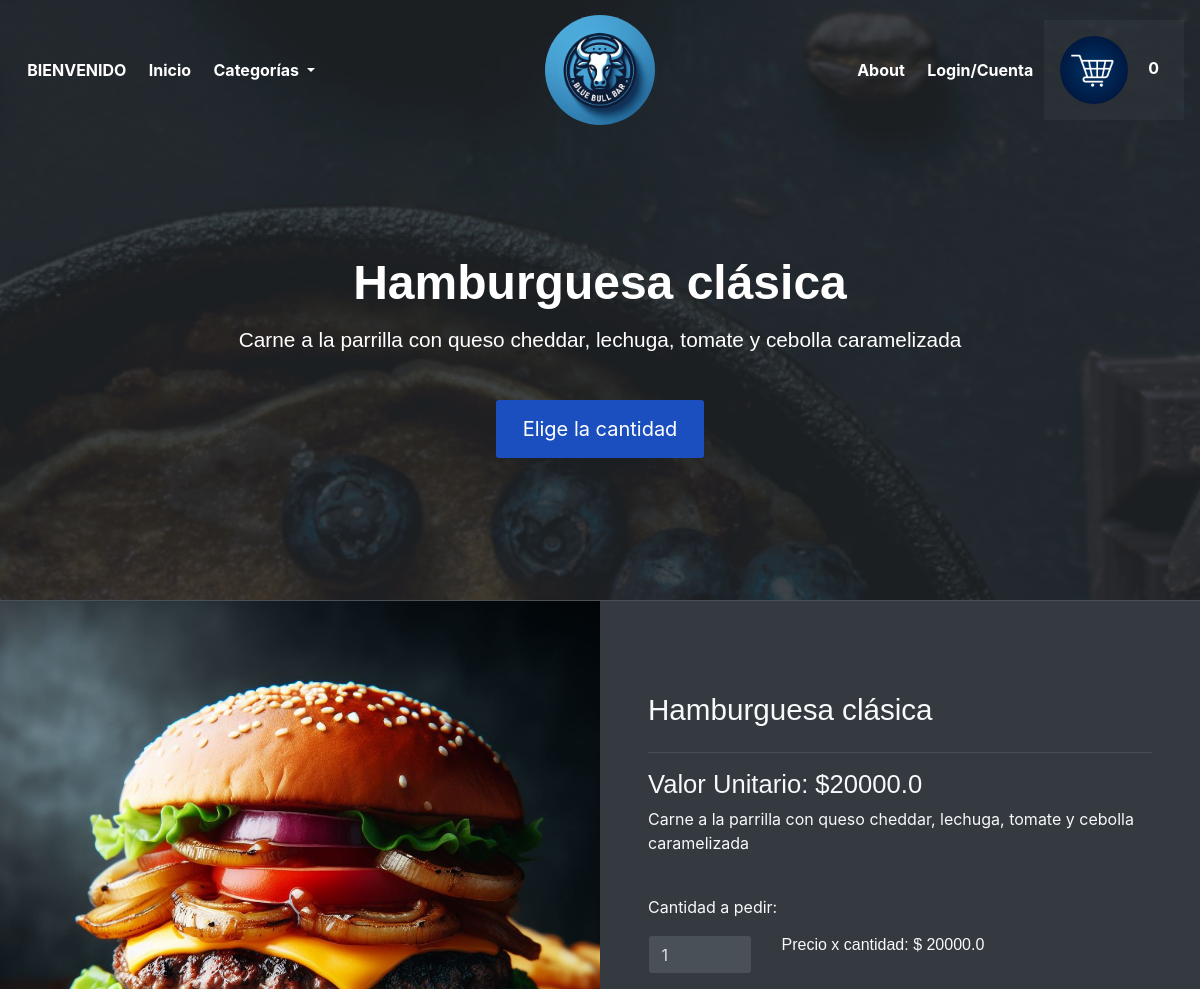
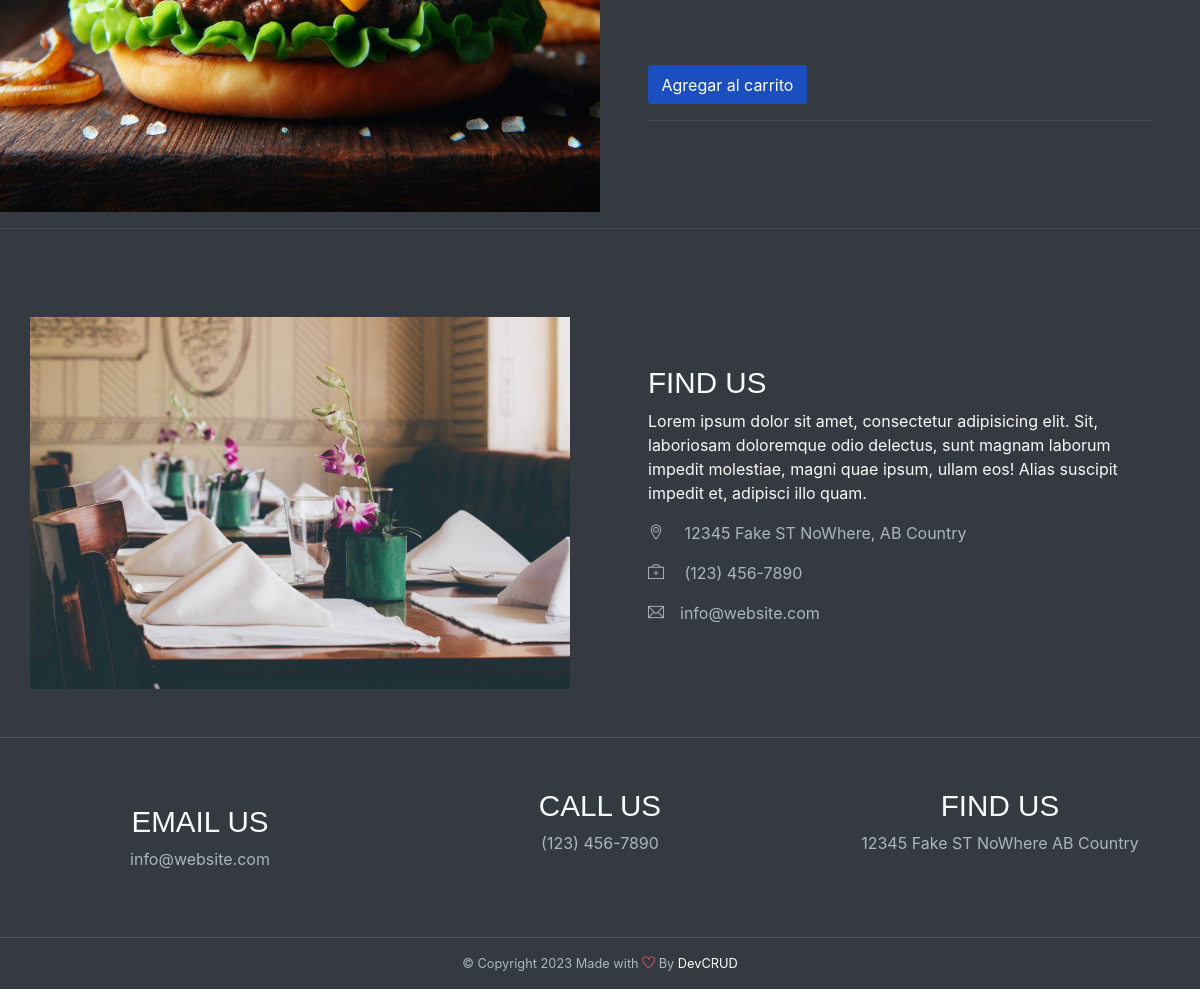
Page /detalles/4 on the committed database (2 pictures, top to bottom).
### tables this page shows
CREATE TABLE Menu (
            id INTEGER PRIMARY KEY,
            nombre TEXT NOT NULL,
            descripcion TEXT,
            precio REAL NOT NULL,
            categoria TEXT NOT NULL,
            imagen TEXT NOT NULL
        );

### app/inicio/routes.py (the view)
@inicio_bp.route('/detalles/<id>')
def detalles(id):
    try:
        id=int(id)
        item_menu=obtener_por_id(id)
        print(item_menu)
        cart=obtener_carrito()
        usuario=None
        if 'email' in session:
            email_usuario=session['email']
            usuario=obtener_por_email(email_usuario)
        return render_template('detalles.html', usuario=usuario, item_menu=item_menu, total_items_cart=cart.total_items())
    except:
        abort(400)

### app/models/cart.py (called while the page is built)
    def total_items(self):
        total=0
        for item in self.items:
            total+=item.cantidad
        return total

    def to_dict(self):
        return {
            'items': [
                {
                    'item_id': item.item_id,
                    'cantidad': item.cantidad,
                    'precio_cantidad': item.precio_cantidad
                }
                for item in self.items
            ]
        }

### app/models/menu.py (called while the page is built)
    def __str__(self):
        return f"{self.id}:{self.nombre}"

### app/services/cart.py (called while the page is built)
def obtener_carrito():
    if 'cart' not in session:
        cart = Cart()
        session['cart'] = cart.to_dict()
    else:
        cart = Cart.from_dict(session['cart'])
    return cart

### app/services/menu_service.py (called while the page is built)
def obtener_por_id(id):
    db_path = current_app.config['DATABASE_URI'].replace('sqlite:///', '')
    conn = sqlite3.connect(db_path)
    cursor = conn.cursor()
    cursor.execute("SELECT * FROM Menu WHERE id = ?", (id,))
    row = cursor.fetchone()
    if row:
        item = MenuItem(*row)
    else:
        item = None
    conn.close()
    return item

### app/inicio/templates/detalles.html (shortened to what this page needs)
{% extends "base.html"%}
{% block content %}
<header id="home" class="header">
    <div class="overlay text-white text-center">
        <br><br><br><br>
        <h1 class=" font-weight-bold my-3">{{item_menu.nombre}}</h1>
        <h5 class="mb-5">{{item_menu.descripcion}}</h5>
        <a class="btn btn-lg btn-primary" href="#cart">Elige la cantidad</a>
    </div>
</header>
<div id="cart" class="container-fluid bg-dark text-light border-top wow fadeIn">
    <div class="row">
        <div class="col-md-6 px-0">
            {% if item_menu.imagen.startswith('http') %}
            <img src="{{ item_menu.imagen }}" alt="template by DevCRID http://www.devcrud.com/"
                class="rounded-0 card-img-top mg-responsive">
            {% else %}
            <img src="{{ url_for('static', filename='img/menu/' + item_menu.imagen) }}"
                alt="template by DevCRID http://www.devcrud.com/" class="rounded-0 card-img-top mg-responsive">
            {% endif %}
        </div>
        <div class="col-md-6 px-5 has-height-lg middle-items mt-3">
            <h3>{{item_menu.nombre}}</h3>
            <hr>
            <h4>Valor Unitario: ${{item_menu.precio}}</h4>
            <p>{{item_menu.descripcion}}</p>
            <br>
            <form action="{{ url_for('cart.agregar_item',id_item=item_menu.id)}}" method="post">
                <label for="cantidad">Cantidad a pedir:</label>
                <div class="row">
                    <div class="col-sm-6 col-md-3 col-xs-12 my-2">
                        <input type="number" id="cantidad" name="cantidad" value="1" min="1" max="" class="form-control"
                            oninput="actualizar_precio()">
                    </div>
                    <div class="col-sm-6 col-md-6 col-xs-6 my-2">
                        <h6>Precio x cantidad: $ <span id="precio_total">{{item_menu.precio}}</span></h6>
                    </div>
                </div>
                <br>
                <input type="number" id="precio" hidden name="precio" value="{{item_menu.precio}}"><br>
                    value="{{item_menu.precio}}"><br>
                <button id="agregar" type="submit" class="btn btn-primary">Agregar al carrito</button>
            </form>
            <hr>
        </div>
    </div>
</div>
<hr>
{% endblock %}

### rows in the picture
Menu: nombre "Hamburguesa clásica", descripcion "Carne a la parrilla con queso cheddar, lechuga, tomate y cebolla caramelizada", imagen (picture), precio "20000.0"

### other values in the picture
{{ total_items_cart }} "0"
